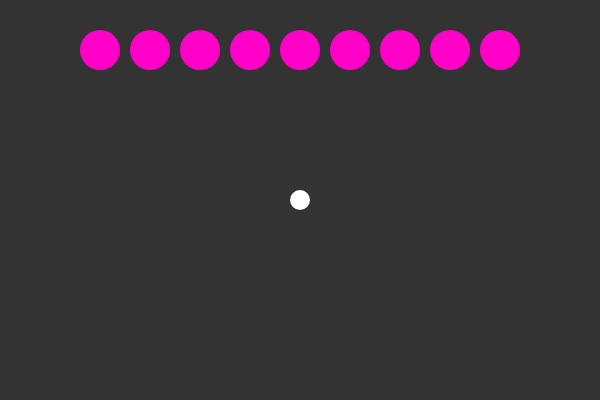
Frame 1 (no input)
Frame 60 (no input): identical to frame 1, image omitted
Frame 120 (the mouse pressed at the canvas centre since frame 60): identical to frame 1, image omitted

The p5.js sketch that drew this single still picture (run headless with seeded random() and noise() and a simulated clock; from frame 60 on, the mouse is pressed at the canvas centre):

// p5.js sketch
// ── sketch.js
var player;
var pSpeed = 4;
var enemies = [];
var bullets = [];
var frame_since_fire = 0;
var fire_rate = 10;

function setup() {
	createCanvas(600, 400);
	player = new Person();
	for (var i = 0; i < 9; i++){
		enemies[i] = new Enemy(100 + i*50, 50);
	}
}


function draw() {
	background(51);
	player.show();
	player.move();
	for (var i = 0; i < enemies.length; i++){
		enemies[i].show();
	}
	for (var i = 0; i < bullets.length; i++){
		bullets[i].show();
		bullets[i].move();
	}
	if(player.isFiring){
		frame_since_fire += 1;
		if(frame_since_fire >= fire_rate) {
			bullets.push(new Projectile(player.x, player.y, player.dirX, player.dirY));
			frame_since_fire = 0;
		}

	}
}

function keyReleased(){
	if (keyCode === UP_ARROW){
		player.dir[0] = 0;
	} else if (keyCode === DOWN_ARROW){
		player.dir[2] = 0;
	} else if (keyCode === RIGHT_ARROW){
		player.dir[1] = 0;

	} else if (keyCode === LEFT_ARROW){
		player.dir[3] = 0;
	}

	if (keyCode === 32){ // space = fire
		player.isFiring = false;
		frame_since_fire = 0;
	}

}

function keyPressed(){
	if (keyCode === 32){ // space = fire
		bullets.push(new Projectile(player.x, player.y, player.dirX, player.dirY));
		player.isFiring = true;
	}

	if (keyCode === UP_ARROW){
		player.isMoving = true;
		player.dir[0] = 1;
	} else if (keyCode === DOWN_ARROW){
		player.isMoving = true;
		player.dir[2] = 1;

	} else if (keyCode === RIGHT_ARROW){
		player.isMoving = true;
		player.dir[1] = 1;

	} else if (keyCode === LEFT_ARROW){
		player.isMoving = true;
		player.dir[3] = 1;
	}

}

// ── enemy.js
function Enemy(x, y){
  this.x = x;
  this.y = y;

  this.show = function() {
    fill(255, 0, 200);
    noStroke();
    ellipse(this.x, this.y, 40, 40);
  }

  this.move = function(playerx, playery) {
    if (this.x - playerx < -10){this.x += 1;}
    else if (this.x - playerx > 10){this.x += -1;}

    if (this.y - playery < -10){this.y += 1;}
    else if (this.y - playery > 10){this.y += -1;}
  }

}

// ── person.js
function Person() {
  this.x = width/2;
  this.y = height/2;
  this.velocity = 10;
  this.isFiring = false;
  this.dir = [0, 0, 0, 0]; //[N, E, S, W]

  this.show = function() {
    fill(255);
    noStroke();
    ellipse(this.x, this.y, 20);
  }

  this.move = function() {
    let xNew = 0;
    let yNew = 0;

    for (var i = 0; i<this.dir.length; i++){
      if (i == 0){ // check north
        if (this.dir[i]){
          yNew += -this.velocity;
        }
      }
      if (i == 2){ // check south
        if (this.dir[i]){
          yNew += this.velocity;
        }
      }
      if(i == 1){ // check east
        if (this.dir[i]){
          xNew += this.velocity;
        }
      }
      if(i == 3){ // check west
        if (this.dir[i]){
          xNew += -this.velocity;
        }
      }
    }
    this.x += xNew;
    this.y += yNew;
  }
}

// ── player.js
function Player(x, y){
  // constructor
  this.color = 255; // white
  this.x = x;
  this.y = y;
  this.vel = 5;
  this.isFiring = false;
  this.dir = [0,0,0,0]; //[N, E, S, W]
  this.hp = 100;
  this.bullets = [];
  this.bull_dir = [0, 0, 0, 0]; //[N, E, S, W]

  // settings to tweak
  this.radius = 20;
  this.frames_since_fire = 10;
  this.fire_rate = 10;

  this.show = function(){
    // for now just draw circle
    fill(this.color);
    noStroke();
    ellipse(this.x, this.y, this.radius); //posx, posy, radius
  }


  this.move = function() {

    this.x += (this.vel*this.dir[3] + this.vel*this.dir[1]);
    this.y += (this.vel*this.dir[0] + this.vel*this.dir[2]);
  }

  this.fire = function(){

    this.bullets.push(new Projectile(this.x, this.y, this.bull_dir));
  }

  this.update_bullets = function(enemies_array){
    //if counter started, then increment counter
    this.frames_since_fire +=1;

    //This bit adds new bullet to list of bullets
    if (this.bull_dir[0] != 0 || this.bull_dir[1] != 0 || this.bull_dir[2] != 0 || this.bull_dir[3] != 0){
      if(this.bull_dir[0] != 0 && this.bull_dir[2] != 0){
        if(this.bull_dir[1] != 0 && this.bull_dir[3] != 0){
          //do nothing cuz you cant fire in opposite directions at same time
        }else if (this.bull_dir[1] != 0 || this.bull_dir[3] != 0){

          if(this.frames_since_fire >= this.fire_rate){
            // check frames since last fire
            this.bull_dir[0] = 0; this.bull_dir[2] =0;
            this.fire();
            this.bull_dir[0] = -1; this.bull_dir[2] =1;
            this.frames_since_fire = 0;
          }
        }


      }else if(this.bull_dir[1] != 0 && this.bull_dir[3] != 0){ //east and west pressed
        if(this.bull_dir[0] != 0 && this.bull_dir[2] != 0){
          //do nothing cuz you cant fire in opposite directions at same time
        }else if (this.bull_dir[0] != 0 || this.bull_dir[2] != 0){ // north and south not both pressed
          if(this.frames_since_fire >= this.fire_rate){
            //check frames since last fire
            this.bull_dir[1] = 0; this.bull_dir[3] =0;
            this.fire();
            this.bull_dir[1] = 1; this.bull_dir[3] =-1;
            this.frames_since_fire = 0;
          }
        }

      }else if(this.frames_since_fire >= this.fire_rate){
        this.fire();
        this.frames_since_fire = 0;
      }

    }

    for (let i = 0; i < this.bullets.length; i++){
      if(this.check_bullet_collision(enemies_array)){ // if it did find bullet to be colliding with something, then continue to next bullet b/c it was deleted
        continue;
      }
      this.bullets[i].show();
      this.bullets[i].move();

    }
  }

  this.check_out_of_bounds = function(x, y){
    if(x < 0 || x > width){
      return 1;
    }
    if(y < 0 || y > height){
      return 1;
    }
    return 0;
  }
  this.check_bullet_collision = function(enemies_array){
    for (let i = 0; i < this.bullets.length; i++){
      // check if each bullet is out of bounds
      if (this.check_out_of_bounds(this.bullets[i].x, this.bullets[i].y)){
        this.delete_bullet(i);
        return 1;
      }
      // check if each bullet hits one of the enemies
      for(let j = 0; j < enemies_array.length; j++){
        if(this.bullets[i].x-enemies_array[j].x <= 30 && this.bullets[i].x-enemies_array[j].x >= -30 &&
           this.bullets[i].y-enemies_array[j].y <= 20 && this.bullets[i].y-enemies_array[j].y >= -20){
            enemies_array[j].hit(25);
            this.delete_bullet(i);
            return 1;
        }
      }

    }
    return 0;
  }


  this.delete_bullet = function(index){
    this.bullets.splice(index, 1);
  }
}

// ── projectile.js
function Projectile(x, y, dir){
  this.x = x;
  this.y = y;
  this.vel = 10;
  this.dir =[dir[0], dir[1], dir[2], dir[3]]; //[N, E, S, W]


  this.show = function() {
    fill(50, 0, 200);
    noStroke();
    ellipse(this.x, this.y, 20, 20);
  }

  this.move = function(){
      this.x += (this.vel*this.dir[1] + this.vel*this.dir[3]);
      this.y += (this.vel*this.dir[0] + this.vel*this.dir[2]);
  }
}

// ── shooter - refactored.html
<!DOCTYPE html>
<html>
  <head>
    <meta name="viewport" width=device-width, initial-scale=1.0, maximum-scale=1.0, user-scalable=0>
    <style> body {padding: 0; margin: 0;} </style>
	  <script src="p5.js"></script>
    <script src="player.js" type="text/javascript"></script>
    <script src="enemy.js" type="text/javascript"></script>
    <script src="projectile.js" type="text/javascript"></script>
    <script src="sketch.js"></script>

  </head>
  <body>
  </body>
</html>

// ── shooter.html
<!DOCTYPE html>
<html>
  <head>
    <meta name="viewport" width=device-width, initial-scale=1.0, maximum-scale=1.0, user-scalable=0>
    <style> body {padding: 0; margin: 0;} </style>
	  <script src="p5.js"></script>
    <script src="person.js" type="text/javascript"></script>
    <script src="enemy.js" type="text/javascript"></script>
    <script src="projectile.js" type="text/javascript"></script>
    <script src="sketch.js"></script>

  </head>
  <body>
  </body>
</html>
